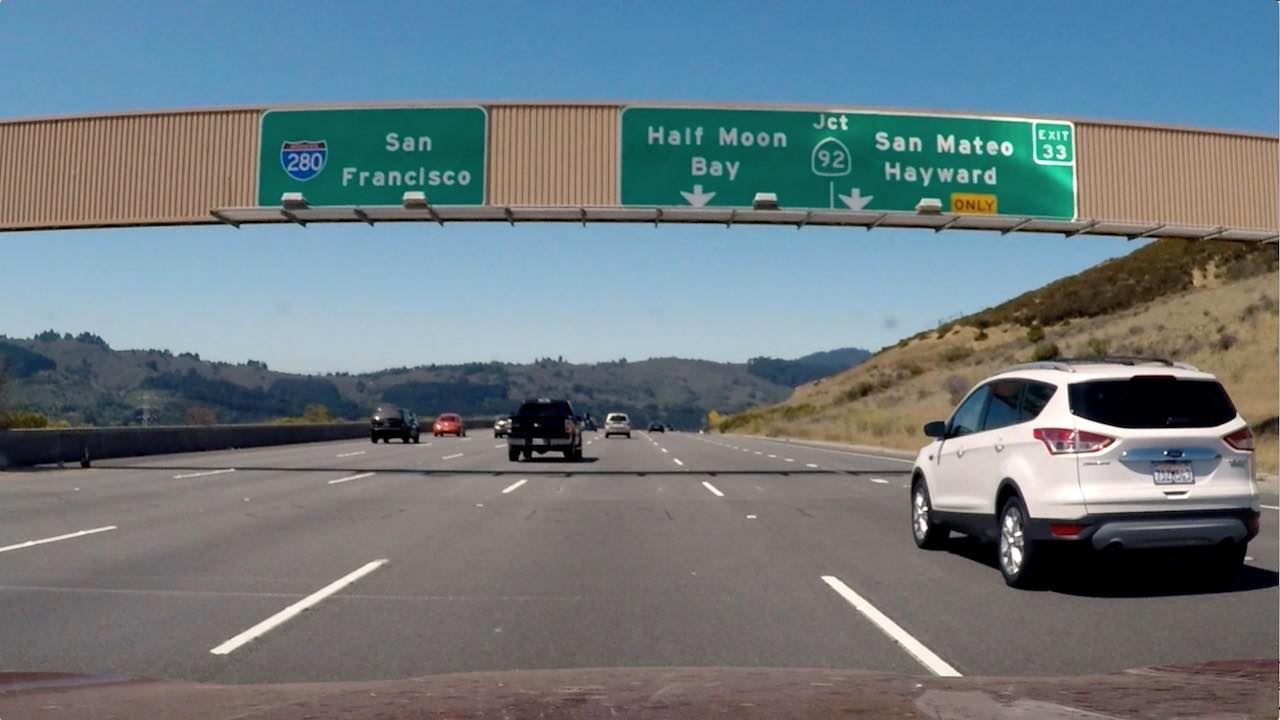
#> input picture Advanced-Lane-Detection/test_images/signs_vehicles_xygrad.png, 1280 x 720 px, found by its file name
$ python Magnitude_Gradient_Sobel.py   (older library calls are emulated)
#> lines starting #> are read from the running program, lines starting #| are printed output that depends on the picture
import numpy as np
import cv2
import matplotlib.pyplot as plt
import matplotlib.image as mpimg
import pickle


# Read in an image
image = mpimg.imread('signs_vehicles_xygrad.png')
#> image is the input picture: shape (720, 1280, 3) float32; mean R, G, B 0.428, 0.477, 0.5

# Define a function that applies Sobel x and y,
# then computes the magnitude of the gradient
# and applies a threshold
def mag_thresh(img, sobel_kernel=3, mag_thresh=(0, 255)):

    # Apply the following steps to img
    # 1) Convert to grayscale
#> called with sobel_kernel = 5, mag_thresh = (55, 150)
    gray = cv2.cvtColor(img, cv2.COLOR_RGB2GRAY)
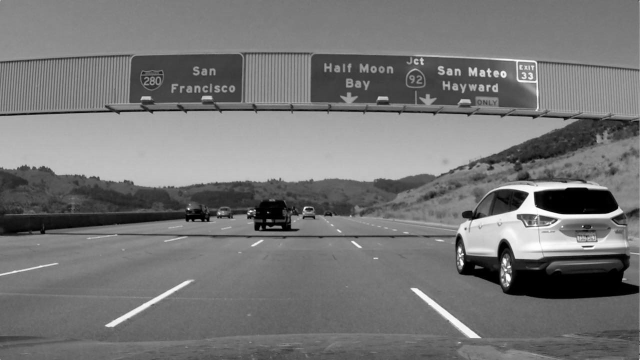
#> gray: shape (720, 1280) float32 (shown at 1/2 size); min 0, max 0.999, mean 0.465
    # 2) Take the gradient in x and y separately
    abs_sobelx = cv2.Sobel(gray, cv2.CV_64F, 1, 0, ksize=sobel_kernel)
    abs_sobely = cv2.Sobel(gray, cv2.CV_64F, 0, 1, ksize=sobel_kernel)
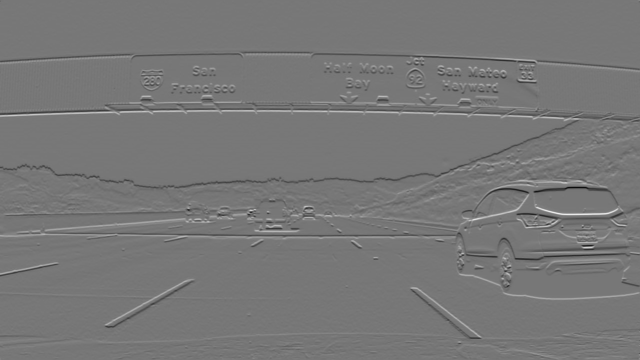
#> abs_sobely: shape (720, 1280) float64 (shown at 1/2 size); min -39.01, max 44.23, mean 0; drawn with min black and max white

    # 3) Calculate the magnitude
    sobel_magnitude = np.sqrt(abs_sobelx**2 + abs_sobely**2)
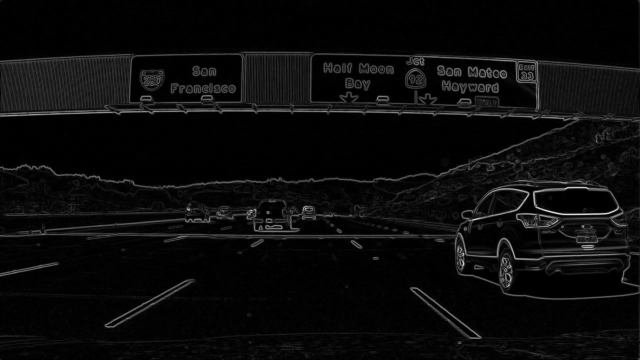
#> sobel_magnitude: shape (720, 1280) float64 (shown at 1/2 size); min 0, max 44.23, mean 2; drawn with min black and max white
    sobel_magnitude = np.absolute(sobel_magnitude)
    # 4) Scale to 8-bit (0 - 255) and convert to type = np.uint8
    scaled_sobel = np.uint8(255 * sobel_magnitude / np.max(sobel_magnitude))
    # 5) Create a binary mask where mag thresholds are met
    mag_binary = np.zeros_like(scaled_sobel)
    mag_binary[(scaled_sobel >= mag_thresh[0]) & (scaled_sobel <= mag_thresh[1])] = 1
    # 6) Return this mask as your binary_output image

    return mag_binary

# Run the function
mag_binary = mag_thresh(image, sobel_kernel=5, mag_thresh=(55, 150))
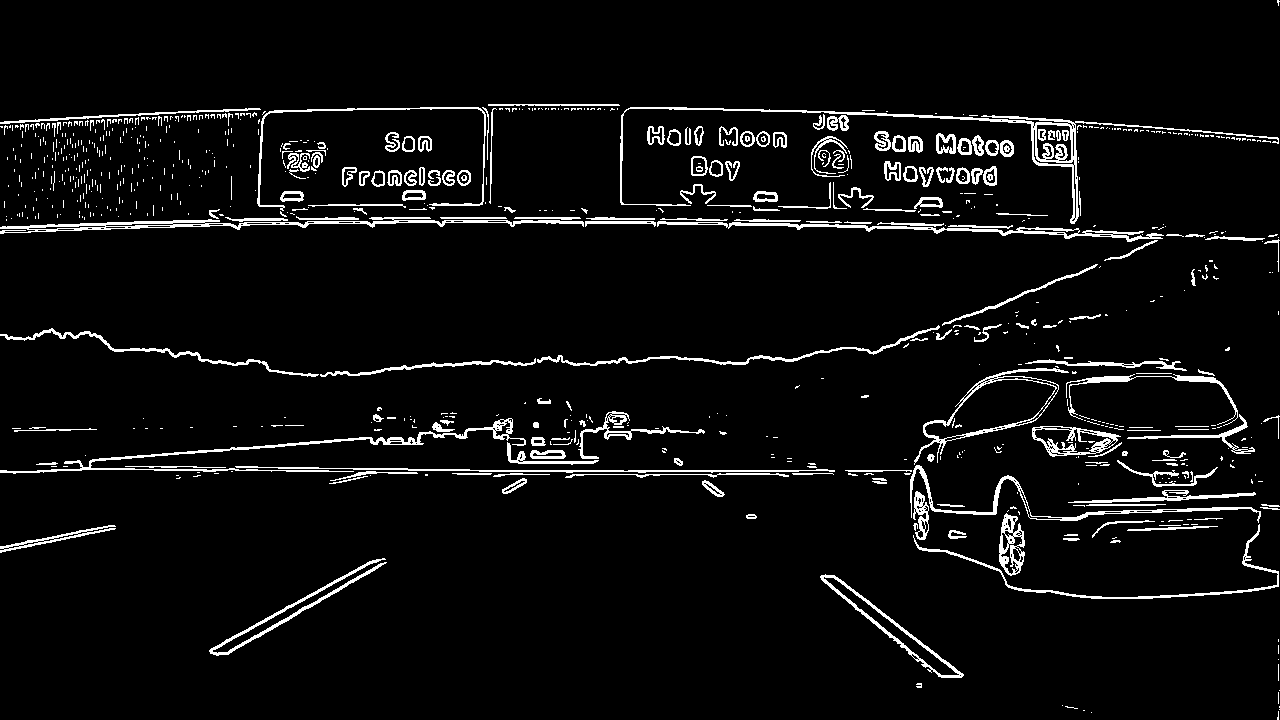
#> mag_binary: shape (720, 1280); values 0 (black) and 1 (white), 5.1% white in thin lines or dots
# Plot the result
f, (ax1, ax2) = plt.subplots(1, 2, figsize=(24, 9))
f.tight_layout()
ax1.imshow(image)
ax1.set_title('Original Image', fontsize=50)
ax2.imshow(mag_binary, cmap='gray')
ax2.set_title('Thresholded Magnitude', fontsize=50)
plt.subplots_adjust(left=0., right=1, top=0.9, bottom=0.)

$ run again, with Advanced-Lane-Detection/test_images/test1.jpg saved as Advanced-Lane-Detection/test_images/signs_vehicles_xygrad.png
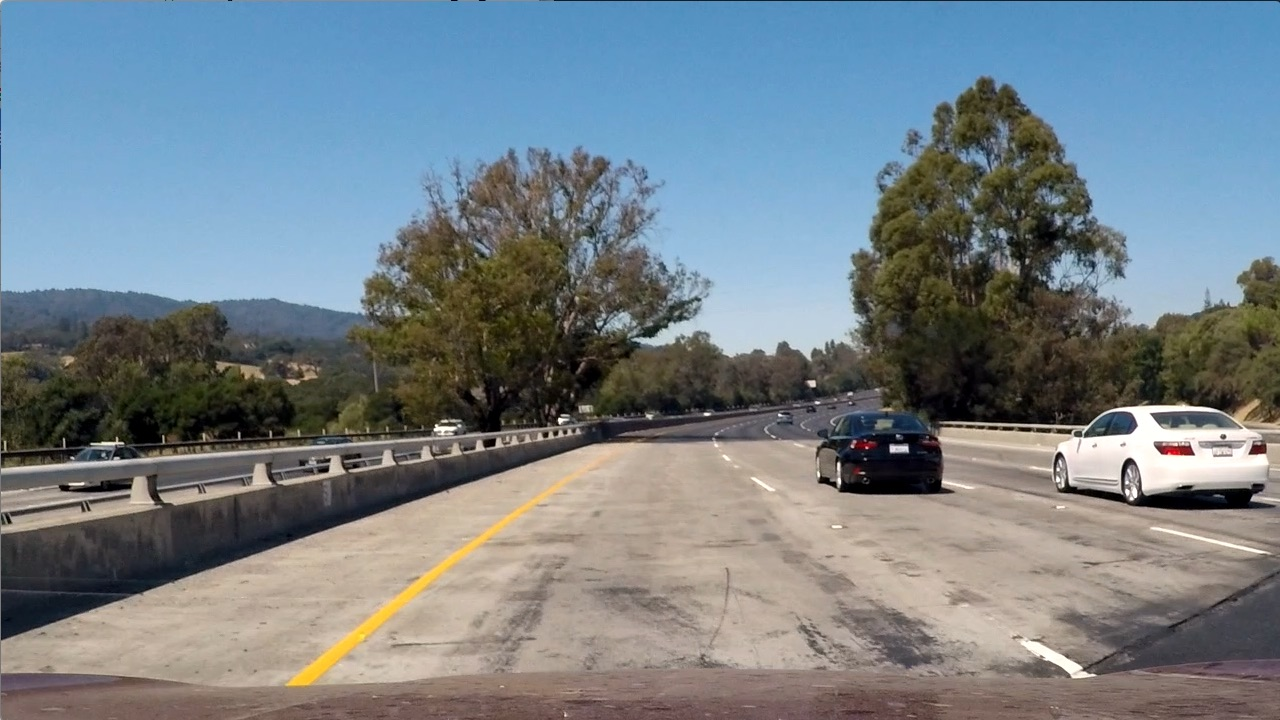
#> input picture Advanced-Lane-Detection/test_images/test1.jpg, 1280 x 720 px, found by its file name
#> image is the input picture: shape (720, 1280, 3) float32; mean R, G, B 0.461, 0.505, 0.532
#> in mag_thresh, `abs_sobely = cv2.Sobel(gray, cv2.CV_64F, 0, 1, ksize=sobel_kernel)`:
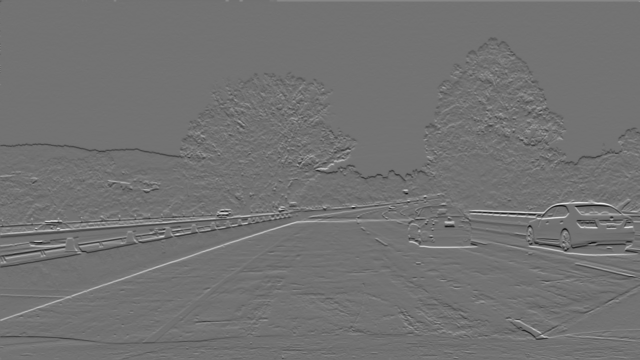
#> abs_sobely: shape (720, 1280) float64 (shown at 1/2 size); min -36, max 43.95, mean 0; drawn with min black and max white
#> `mag_binary = mag_thresh(image, sobel_kernel=5, mag_thresh=(55, 150))`:
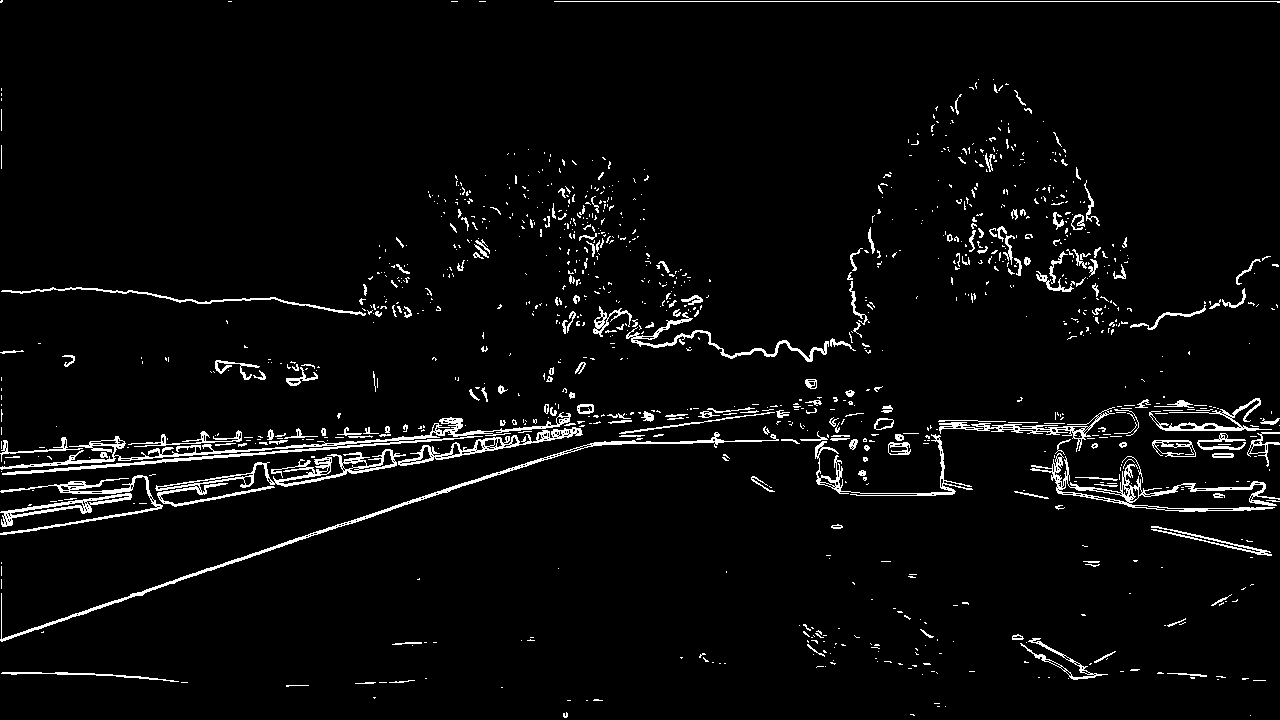
#> mag_binary: shape (720, 1280); values 0 (black) and 1 (white), 3.9% white in thin lines or dots

$ run again, with Advanced-Lane-Detection/test_images/test2.jpg saved as Advanced-Lane-Detection/test_images/signs_vehicles_xygrad.png
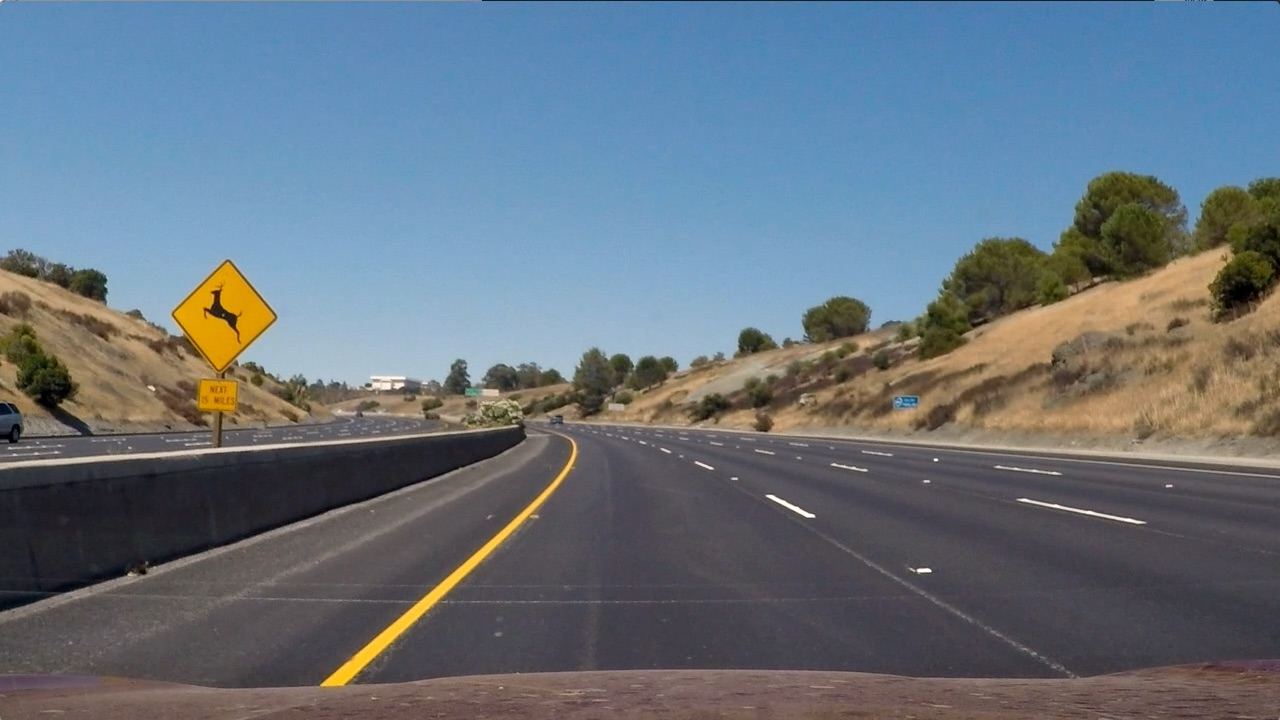
#> input picture Advanced-Lane-Detection/test_images/test2.jpg, 1280 x 720 px, found by its file name
#> image is the input picture: shape (720, 1280, 3) float32; mean R, G, B 0.403, 0.45, 0.492
#> in mag_thresh, `abs_sobely = cv2.Sobel(gray, cv2.CV_64F, 0, 1, ksize=sobel_kernel)`:
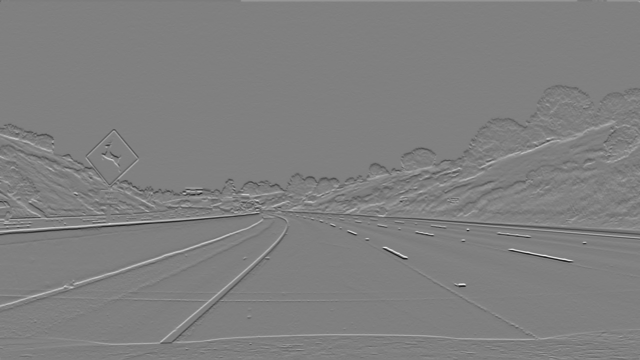
#> abs_sobely: shape (720, 1280) float64 (shown at 1/2 size); min -34.43, max 34.13, mean 0; drawn with min black and max white
#> `mag_binary = mag_thresh(image, sobel_kernel=5, mag_thresh=(55, 150))`:
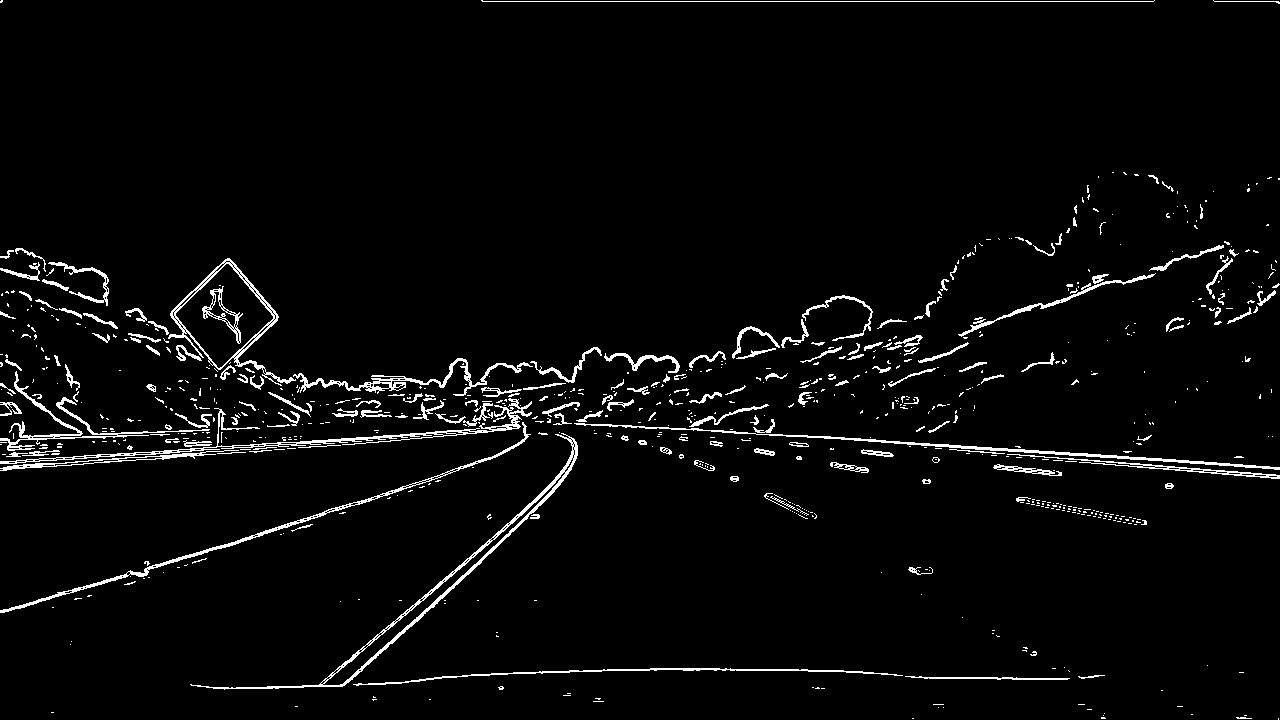
#> mag_binary: shape (720, 1280); values 0 (black) and 1 (white), 3.4% white in thin lines or dots
